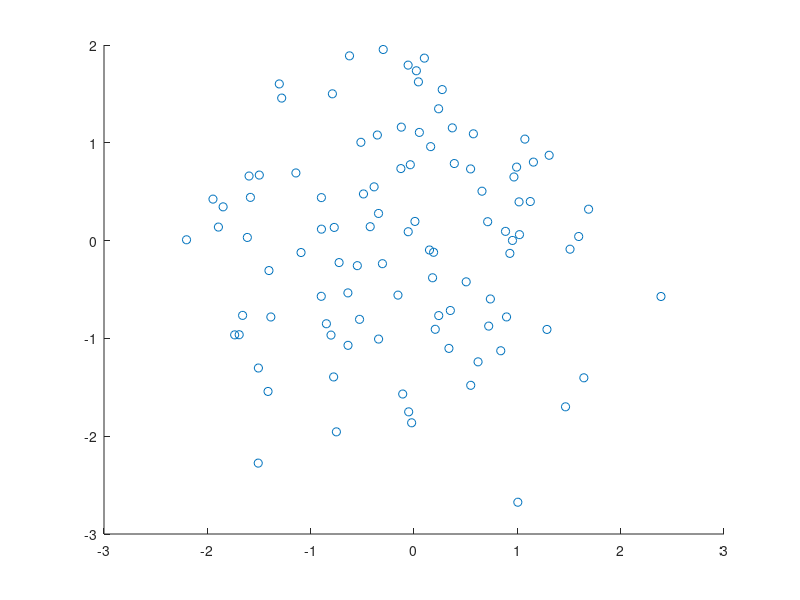
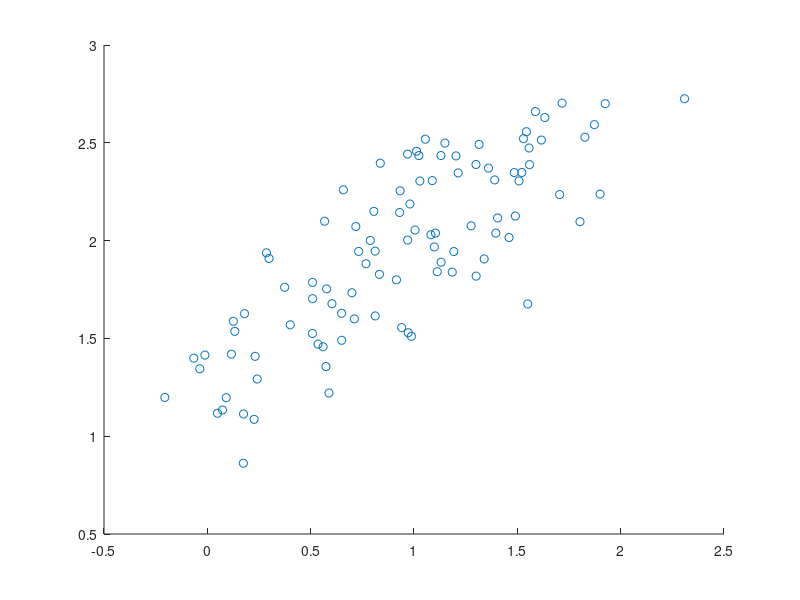
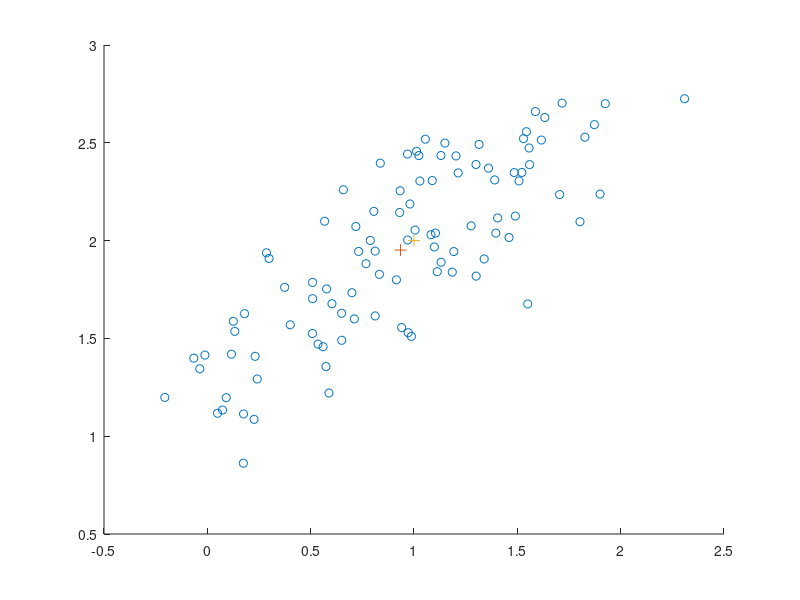

These figures' MATLAB source, in order:
mu = [1;2];
cov = [0.3, 0.2 ; 0.2, 0.2];

L = chol(cov,'lower');
z = randn(2,100);

y = bsxfun(@plus,mu,L * z)

figure(1)
scatter(z(1,:),z(2,:))
figure(2)
scatter(y(1,:),y(2,:))

figure(3)
hold on

scatter(y(1,:),y(2,:),'cyan')

my1 = mean(y(1,:))
my2 = mean(y(2,:))
scatter(my1,my2,72,'blue','+')
scatter(1,2,72,'red','+')

hold off
